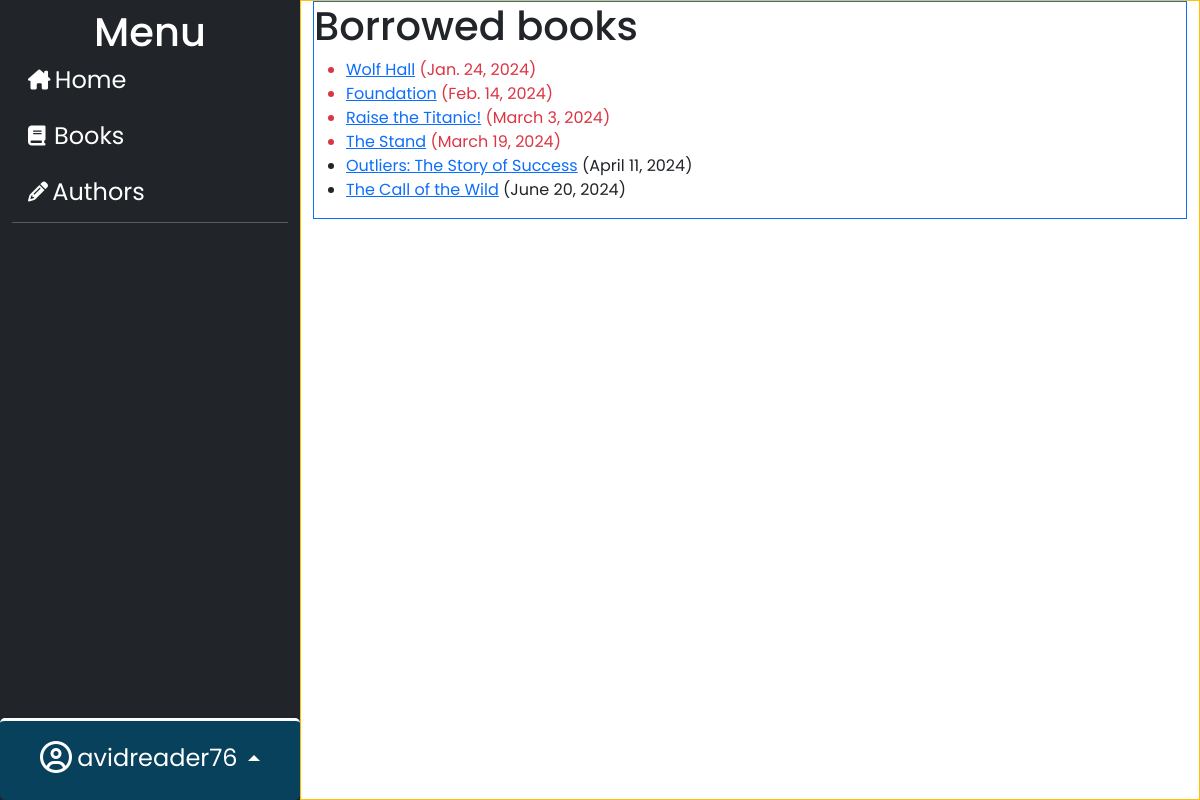
The page /catalog/mybooks/ (signed in) on the database as committed earlier.
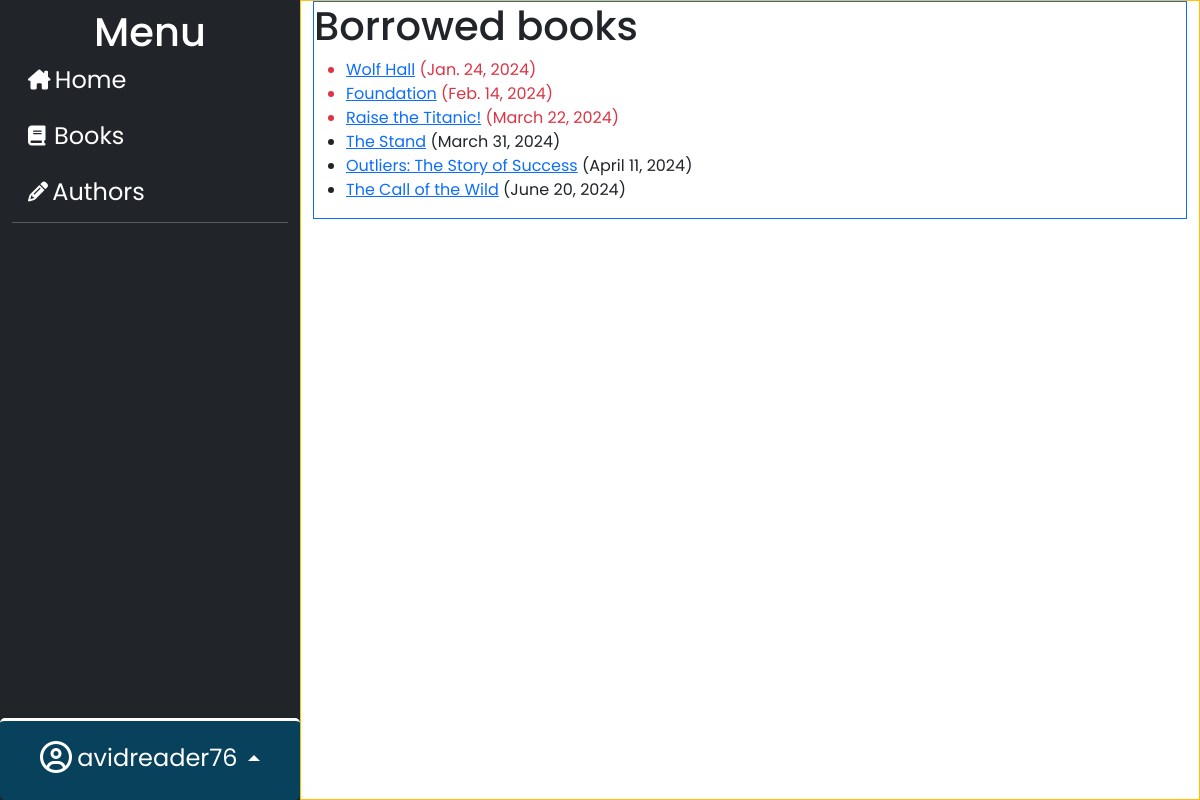
The same page on the database as committed later.
### catalog/models.py (models this page shows, shortened)
class BookInstance(models.Model):
    id = models.UUIDField(primary_key=True, default=uuid.uuid4,
                          help_text="Unique ID for this particular book across whole library")
    book = models.ForeignKey('Book', on_delete=models.RESTRICT, null=True)
    imprint = models.CharField(max_length=200)
    due_back = models.DateField(null=True, blank=True)
    borrower = models.ForeignKey(settings.AUTH_USER_MODEL, on_delete=models.SET_NULL, null=True, blank=True)
    LOAN_STATUS = (
        ('m', 'Maintenance'),
        ('o', 'On loan'),
        ('a', 'Available'),
        ('r', 'Reserved'),
    )
    status = models.CharField(
        max_length=1,
        choices=LOAN_STATUS,
        blank=True,
        default='m',
        help_text='Book availability',
    )
    class Meta:
        ordering = ['due_back']
        permissions = (("can_mark_returned", "Set book as returned"),)
    def display_title(self):
        """Create a string for the Title. This is required to display Title in Admin."""
        return self.book.title
    display_title.short_description = 'Title'
    @property
    def is_overdue(self):
        return bool(self.due_back and date.today() > self.due_back)

class Book(models.Model):
    title = models.CharField(max_length=200)
    author = models.ForeignKey('Author', on_delete=models.RESTRICT, null=True)
    summary = models.TextField(
        max_length=1000, help_text="Enter a brief description of the book")
    isbn = models.CharField('ISBN', max_length=13,
                            unique=True,
                            help_text='13 Character <a href="https://www.isbn-international.org/content/what-isbn'
                                      '">ISBN number</a>')
    genre = models.ManyToManyField(
        Genre, help_text="Select a genre for this book")
    language = models.ForeignKey(
        'Language', on_delete=models.SET_NULL, null=True)
    def display_genre(self):
        """Create a string for the Genre. This is required to display genre in Admin."""
        return ', '.join(genre.name for genre in self.genre.all()[:3])
    display_genre.short_description = 'Genre'

### catalog/views.py (the view)
# urls.py: path('mybooks/', views.LoanedBooksByUserListView.as_view(), name='my-borrowed'),
class LoanedBooksByUserListView(LoginRequiredMixin,generic.ListView):
    model = BookInstance
    template_name = 'catalog/bookinstance_list_borrowed_user.html'
    paginate_by = 10
    def get_queryset(self):
        return (
            BookInstance.objects.filter(borrower=self.request.user)
            .filter(status__exact='o')
            .order_by('due_back')
        )

### catalog/templates/catalog/bookinstance_list_borrowed_user.html
{% extends "base_generic.html" %}
{% block content %}
    <h1>Borrowed books</h1>
    {% if bookinstance_list %}
    <ul>
      {% for bookinst in bookinstance_list %}
        <li class="{% if bookinst.is_overdue %}text-danger{% endif %}">
            <a href="{% url 'book-detail' bookinst.book.pk %}">{{ bookinst.book.title }}</a> ({{ bookinst.due_back }})
        </li>
      {% endfor %}
    </ul>
    {% else %}
      <p>There are no books borrowed.</p>
    {% endif %}
{% endblock %}

Rows that differ between the two databases and show on the page:
changed BookInstance "Raise the Titanic!": due_back "March 3, 2024" → "March 22, 2024"
changed BookInstance "The Stand": due_back "March 19, 2024" → "March 31, 2024"
